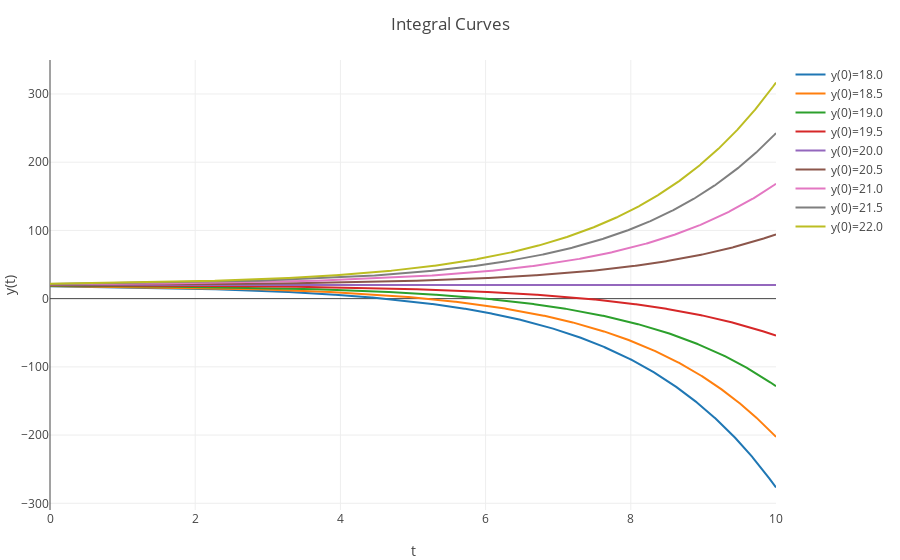

Notebook code for this chart:
### Markdown cell above
It is seen here that all of the solutions that start at different initial conditions tend to the equilibrium solution $y=\varphi(t)\equiv 60$ as $t\to\infty$. $y=60$ is an _asymptotically stable equilibrium solution_. (The plots are interactive. You can use the menu on top right of the plot to zoom in/out or navigate the plot etc.)

As seen in class, it is not in general true that the solutions that start close to an equilibrium solution approach the equilibrium solution as $t\to\infty$. Consider, for example, the following ODE:
$$\frac{dy}{dt} = \frac{1}{2}(y-20)$$
which has the equilibrium solution $y=\varphi(t)\equiv 20$. Below is a plot of the integral curves corresponding to initial conditions that are close to $y=20$. Note that all of the solutions that start close to the equilibrium solution __move away__ from the equilibrium solution as $t\to\infty$ in this case. $y=20$ is called an _unstable equilibrium solution_.

### Code cell
const timespan3 = 0:0.01:10;
tracesODE3=GenericTrace[];
function rhsODE3(t,y)
  return 0.5*(y-20.0)
end;
const initialdata3= 18.0:0.5:22.0;
for j in 1:length(initialdata3)
  y0 = initialdata3[j]
  t,y = ode45(rhsODE3,y0,timespan3)
  trace = scatter(x=t, y=y, name = "y(0)=$(initialdata3[j])");
  push!(tracesODE3, trace)
end
plot(tracesODE3, Layout(title="Integral Curves", xaxis=attr(title="t"),yaxis=attr(title="y(t)")))

### Figure 1 — Plotly figure (JSON) as saved in the notebook; plotly's stock layout.template omitted (floating-point values rounded to 4 significant figures; data arrays with more than 128 entries replaced by an {"elided": "..."} marker saying what was removed)
{"data": [{"y": {"elided": "1015 float values"}, "name": "y(0)=18.0", "type": "scatter", "x": {"elided": "1015 float values"}}, {"y": {"elided": "1014 float values"}, "name": "y(0)=18.5", "type": "scatter", "x": {"elided": "1014 float values"}}, {"y": {"elided": "1014 float values"}, "name": "y(0)=19.0", "type": "scatter", "x": {"elided": "1014 float values"}}, {"y": {"elided": "1013 float values"}, "name": "y(0)=19.5", "type": "scatter", "x": {"elided": "1013 float values"}}, {"y": {"elided": "1004 float values"}, "name": "y(0)=20.0", "type": "scatter", "x": {"elided": "1004 float values"}}, {"y": {"elided": "1011 float values"}, "name": "y(0)=20.5", "type": "scatter", "x": {"elided": "1011 float values"}}, {"y": {"elided": "1012 float values"}, "name": "y(0)=21.0", "type": "scatter", "x": {"elided": "1012 float values"}}, {"y": {"elided": "1012 float values"}, "name": "y(0)=21.5", "type": "scatter", "x": {"elided": "1012 float values"}}, {"y": {"elided": "1013 float values"}, "name": "y(0)=22.0", "type": "scatter", "x": {"elided": "1013 float values"}}], "layout": {"yaxis": {"title": "y(t)"}, "xaxis": {"title": "t"}, "title": "Integral Curves", "margin": {"r": 50, "l": 50, "b": 50, "t": 60}}}
